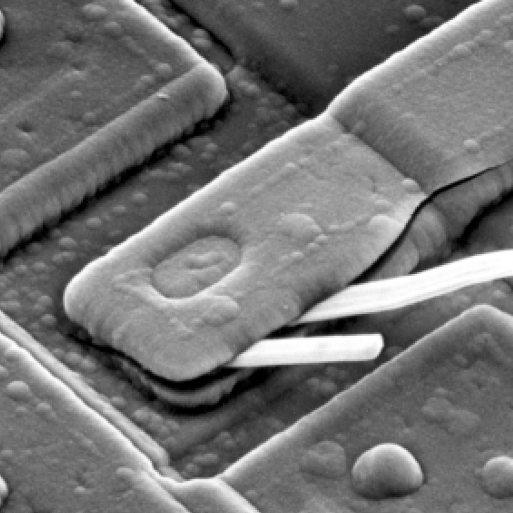
#> input picture lab3/Proj04-01/input.tif, 1026 x 1026 px (shown at 1/2 size)
$ python main.py
#> lines starting #> are read from the running program, lines starting #| are printed output that depends on the picture
### lab3/Proj04-01/DFT.py
# input: 2-D numpy array, dtype=np.float32
# output (myDFT2): 2-D numpy array, dtype=np.complex64
# output (myIDFT2): 2-D numpy array, dtype=np.float32
# 本題不可使用 fft2, fft, imfilter（MATLAB）／numpy.fft.fft2, numpy.fft.fft,  scipy.ndimage.convolve（Python）
# ：若使用 for loop 實作 DFT 會導致執行速度緩慢，因此本題統一將 input image 縮小 4 倍
#（1026×1026 → 256×256），resize 可使用內建函數（MATLAB：imresize；Python：skimage.transform.resize 或 cv2.resize）
# 報告的第(1)點要用的 Gaussian lowpass filter，請使用 Proj04-03 所寫的 function 來產生
# 註 5：input 可先轉換成 float32 type（MATLAB：im2single()；Python：img.astype(np.float32) / 255.0）
# 註 6：filter 記得要跟 input 影像一樣大
# 註 7：spectrum 請記得使用 log transform，才能得到 Fig 4.35(d) 的圖案（可參照 Ch4 p.17 的式子，
# 不過該處有更正，是「log(1+F(u,v))」，以及記得對結果 normalized）

import numpy as np

def zeroPad(input):
    M, N = input.shape
    padded = np.zeros((2*M, 2*N), dtype=input.dtype)
    padded[:M, :N] = input
    return padded


def shiftSpectrum(input):
    M, N = input.shape
    x = np.arange(M).reshape(M, 1)
    y = np.arange(N).reshape(1, N)
    shift = (-1) ** (x + y)
    output = input * shift
    return output


def dft1d(x):
    x = np.asarray(x, dtype=np.complex64)
    N = x.shape[0]

    n = np.arange(N)
    k = n.reshape((N, 1))

    W = np.exp(-2j * np.pi * k * n / N).astype(np.complex64)
    X = W @ x

    return X.astype(np.complex64)

def myDFT2(input):

    M, N = input.shape
    temp = np.zeros((M, N), dtype=np.complex64)
    output = np.zeros((M,N), dtype=np.complex64)

    # 對每一列做 1D DFT
    for i in range(M):
        temp[i, :] = dft1d(input[i, :])

    # 對每一行做 1D DFT
    for j in range(N):
        output[:, j] = dft1d(temp[:, j])

    return output

def myIDFT2(input):
    M, N = input.shape

    conj_input = np.conjugate(input)
    temp = myDFT2(conj_input)
    output = np.conjugate(temp) / (M * N)

    return np.real(output).astype(np.float32)

### lab3/Proj04-03/LowPass.py
# D0: variable of Gaussian Lowpass Filtering, type single (see Eq. (4.8-7) [第四版課本 Eq. (4-116)])
# M, N: size of the filter (M×N), type int
# output: a 2-D GLPF, type single
# 註 1：假設 filter 的中心點在正中央
# 註 2：基於計算效率的考量，可使用 fft2()（MATLAB）／numpy.fft.fft2()（Python）計算，
# 然不可使用 fftshift()（MATLAB）／numpy.fft.fftshift()（Python）進行 centered，這部分請自行實作
import numpy as np
import cv2


# [18 lines left out: functions mirrorPad, shiftSpectrum, not called in this run]


def myGLPF(D0, M, N):
    u = np.arange(M, dtype=np.float32)
    v = np.arange(N, dtype=np.float32)

    u = u.reshape(M, 1)
    v = v.reshape(1, N)

    D_squared = (u - M/2)**2 + (v - N/2)**2

    H = np.exp(-D_squared / (2 * (D0**2)))

    return H.astype(np.float32)

### lab3/Proj04-01/main.py
import cv2
import DFT
import numpy as np
import os, sys
sys.path.append(os.path.abspath("../Proj04-03"))
import LowPass
import matplotlib.pyplot as plt

INPUT_IMAGE = "input.tif"

def show_img(ax, img, title):
    ax.imshow(img, cmap='gray', interpolation='nearest')
    ax.set_title(title)
    ax.axis('off')

def display_adjustment(img, iscomplex=False):
    if iscomplex:
        magnitude = np.abs(img)
        log_spectrum = np.log(1 + magnitude)
        minv = log_spectrum.min()
        maxv = log_spectrum.max()
        if maxv == minv:
            return np.zeros_like(log_spectrum, dtype=np.uint8)
        norm_spectrum = (log_spectrum - minv) / (maxv - minv)
        return (norm_spectrum * 255).astype(np.uint8)
    else:
        img = img.astype(np.float32)
        minv = img.min()
        maxv = img.max()
        if maxv == minv:
            return np.zeros_like(img, dtype=np.uint8)
        display = (img - minv) / (maxv - minv)
        return (display * 255).astype(np.uint8)

def main():
    try:

        is_pad = input("Please specifiy if zero padding is needed (Y/N): ")
#> the answer given: y

        # preprocessing
        img = cv2.imread(INPUT_IMAGE, cv2.IMREAD_UNCHANGED)
#> img is the input picture: shape (1026, 1026); min 0, max 255, mean 115.6
        img = img.astype(np.float32) / 255.0
        img = cv2.resize(img, (256,256))
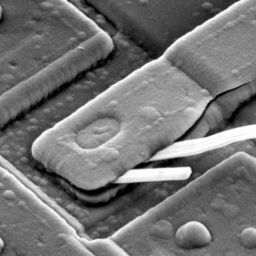
#> img: shape (256, 256) float32; min 0, max 1, mean 0.453

        # zero padding
        if is_pad == 'Y' or is_pad == 'y':
            zero_pad_img = DFT.zeroPad(img)
#> in zeroPad, `padded[:M, :N] = input`:
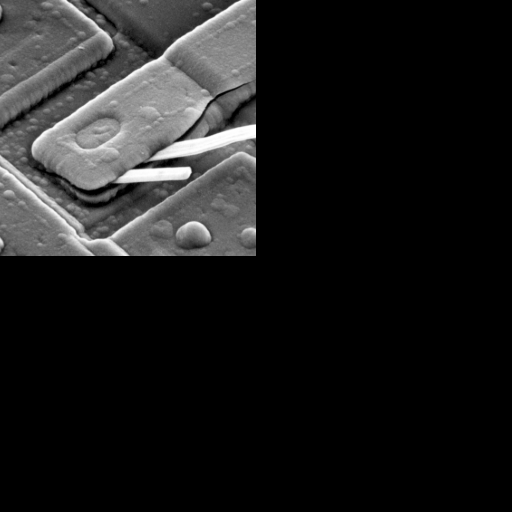
#> padded: shape (512, 512) float32; min 0, max 1, mean 0.113

            display_zero_pad = display_adjustment(zero_pad_img)
#> in display_adjustment, `minv = img.min()`: minv = 0
#> in display_adjustment, `maxv = img.max()`: maxv = 1
            cv2.imwrite("zero_pad.tif", display_zero_pad)
            print("zero padding finished",end = ", ")
            print("please check zero_pad.tif")


        # multiplied by (-1) ^ (x+y)
        if is_pad == 'Y' or is_pad == 'y':
            shifted_img = DFT.shiftSpectrum(zero_pad_img)
#> in shiftSpectrum, `output = input * shift`:
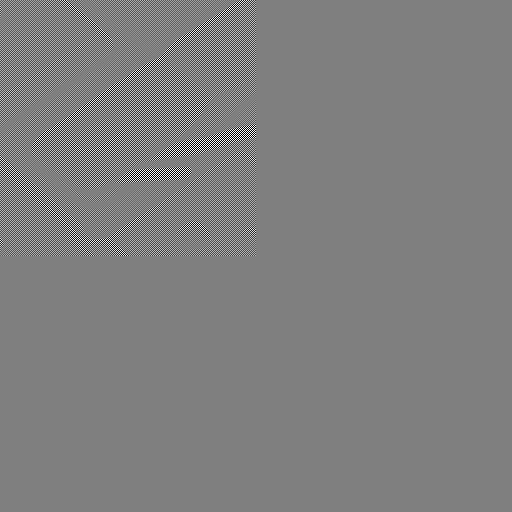
#> output: shape (512, 512) float64; min -1, max 1, mean 4.03e-06; drawn with min black and max white
        else:
            shifted_img = DFT.shiftSpectrum(img)
        display_shifted_img = np.clip(shifted_img, 0, None)
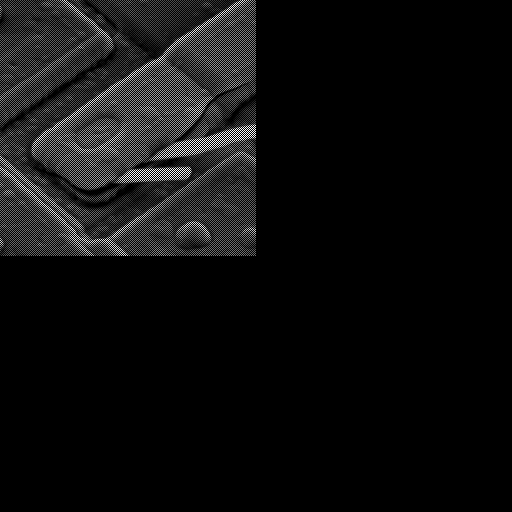
#> display_shifted_img: shape (512, 512) float64; min 0, max 1, mean 0.0566
        display_shifted_img = (display_shifted_img * 255).astype(np.uint8)
        cv2.imwrite("shifted_img.tif", display_shifted_img)
        print("successfully multiplied by (-1)^(x+y)",end = ", ")
        print("please check shifted_img.tif")

        # performing DFT
        dft_img = DFT.myDFT2(shifted_img)

        display_spectrum = display_adjustment(dft_img, True)
#> call 2 of display_adjustment, with img = array of shape (512, 512), iscomplex = True
#> in display_adjustment (call 2), `log_spectrum = np.log(1 + magnitude)`:
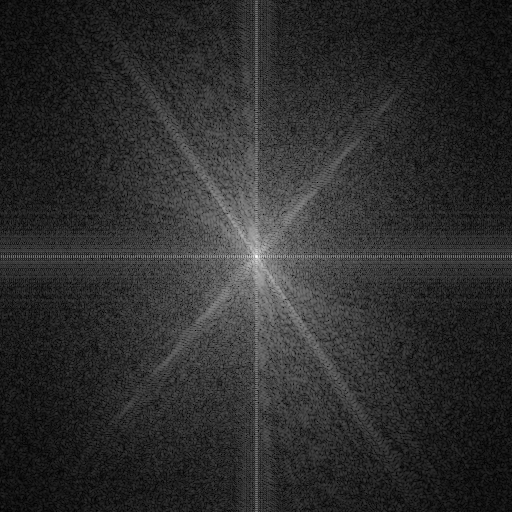
#> log_spectrum: shape (512, 512) float32; min 0.00105, max 10.3, mean 1.84; drawn with min black and max white
#> in display_adjustment (call 2), `minv = log_spectrum.min()`: minv = 0.00105
#> in display_adjustment (call 2), `maxv = log_spectrum.max()`: maxv = 10.3
        cv2.imwrite("spectrum.tif", display_spectrum)
        print("successfully performing DFT",end = ", ")
        print("please check spectrum.tif")

        # prepare filter
        H = LowPass.myGLPF(30, *shifted_img.shape)

        display_H = display_adjustment(H)
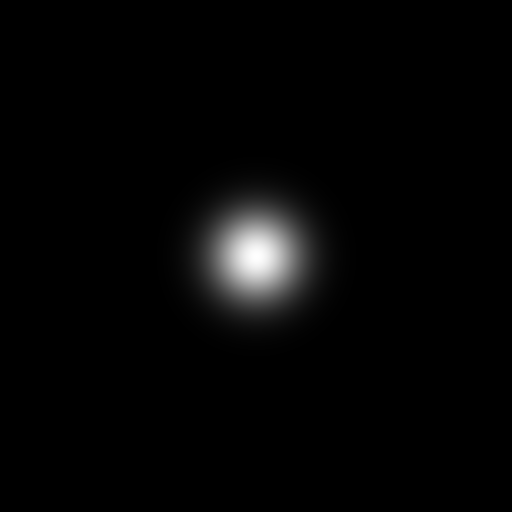
#> H: shape (512, 512) float32; min 2.37e-32, max 1, mean 0.0216
        cv2.imwrite("filter.tif", display_H)
        print("Gaussian LPF generated",end = ", ")
        print("please check filter.tif")

        # perform frequency domain filtering
        filtered_dft = dft_img  * H

        display_filtered = display_adjustment(filtered_dft, True)
#> call 4 of display_adjustment, with img = array of shape (512, 512), iscomplex = True
#> in display_adjustment (call 4), `log_spectrum = np.log(1 + magnitude)`:
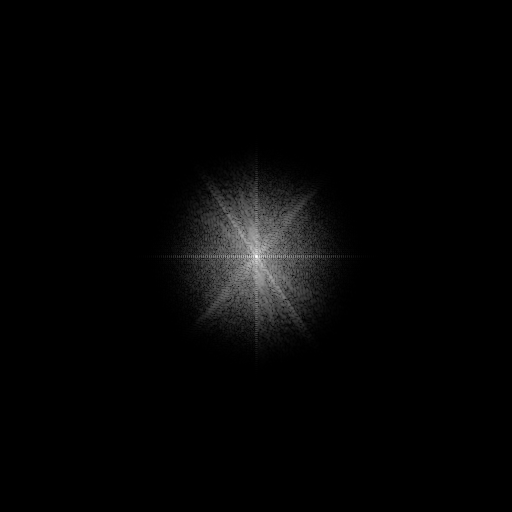
#> log_spectrum: shape (512, 512) float32; min 0, max 10.3, mean 0.204; drawn with min black and max white
#> in display_adjustment (call 4), `minv = log_spectrum.min()`: minv = 0
#> in display_adjustment (call 4), `maxv = log_spectrum.max()`: maxv = 10.3
        cv2.imwrite("filtered_spectrum.tif", display_filtered)
        print("frequency domain filtering finished",end = ", ")
        print("please check filtered_spectrum.tif")

        # performing IDFT and multiplied by (-1) ^ (x+y)
        recovered = DFT.myIDFT2(filtered_dft)
        recovered = DFT.shiftSpectrum(recovered)
        print("IDFT finished")


        # cropping if zero padding is applied
        if is_pad == 'Y' or is_pad == 'y':
            display_recovered = display_adjustment(recovered)
            cv2.imwrite("filtered_raw.tif", display_recovered)
            print("raw filtered image generated",end =", ")
            print("please check filter_raw.tif")

            recovered = recovered[:256, :256]
            display_crop = display_adjustment(recovered)
            cv2.imwrite("output_zero_pad.tif", display_crop)
            print("final output generated",end = ", ")
            print("please check output_zero_pad.tif")

        else:
            display = display_adjustment(recovered)
            cv2.imwrite("output.tif", display)
            print("final output generated" ,end = ", ")
            print("please check output.tif")

        # put all images together if zero padding is applied
        if is_pad == "Y" or is_pad == "y":
            fig, axes = plt.subplots(2, 4, figsize=(12, 6))

            show_img(axes[0,0], img, "(a) Original")
            show_img(axes[0,1], display_zero_pad, "(b) Padded")
            show_img(axes[0,2], display_shifted_img, "(c) Shifted")
            show_img(axes[0,3], display_spectrum, "(d) Spectrum")
            show_img(axes[1,0], display_H, "(e) Filter")
            show_img(axes[1,1], display_filtered, "(f) Filtered Spectrum")
            show_img(axes[1,2], display_recovered, "(g) Recovered")
            show_img(axes[1,3], display_crop, "(h) Final Output")

            plt.tight_layout()
            plt.savefig("result.png", dpi=300)
            print("ploting finished, please check result.png")

        print("=" * 40)
        print("All Tasks Done")


    except Exception as e:
        print("Error:" + str(e))
        print("Operation Fails")
        print("Please Try Again")


if __name__ == "__main__":
#> (the run stopped early here; a loop or call above may not have finished)
